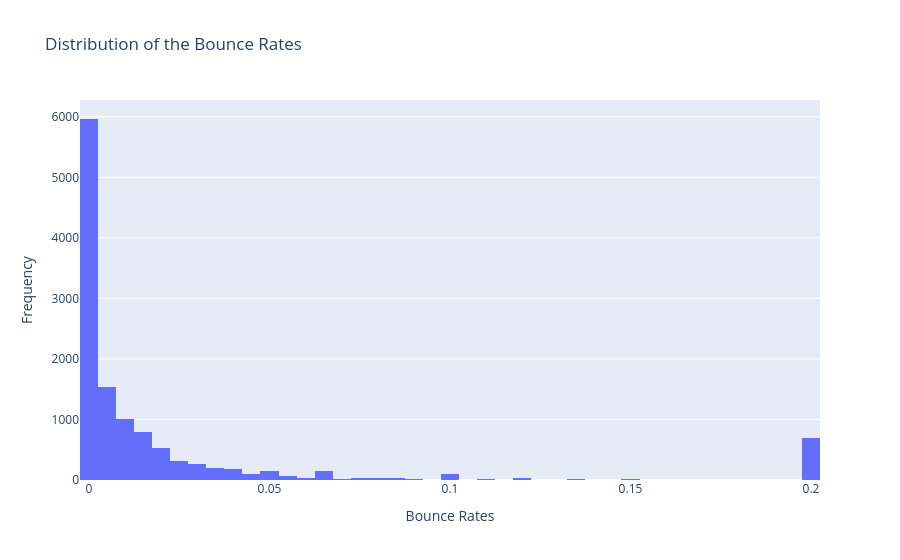

The notebook cell this image was saved under:
### Markdown cell above
### BounceRates

### Code cell
fig = px.histogram(online_shoppers, x="BounceRates", title="Distribution of the Bounce Rates")

fig.update_layout(
    legend_title_text = "BounceRates",
    yaxis_title = "Frequency",
    xaxis_title = "Bounce Rates"
)

fig.show()

### Figure 1 — Plotly figure (JSON) as saved in the notebook; plotly's stock layout.template omitted (floating-point values rounded to 4 significant figures; data arrays with more than 128 entries replaced by an {"elided": "..."} marker saying what was removed)
{"data": [{"bingroup": "x", "hovertemplate": "BounceRates=%{x}<br>count=%{y}<extra></extra>", "legendgroup": "", "marker": {"color": "#636efa", "pattern": {"shape": ""}}, "name": "", "orientation": "v", "showlegend": false, "type": "histogram", "x": {"elided": "12330 float values"}, "xaxis": "x", "yaxis": "y"}], "layout": {"barmode": "relative", "legend": {"title": {"text": "BounceRates"}, "tracegroupgap": 0}, "title": {"text": "Distribution of the Bounce Rates"}, "xaxis": {"anchor": "y", "domain": [0, 1], "title": {"text": "Bounce Rates"}}, "yaxis": {"anchor": "x", "domain": [0, 1], "title": {"text": "Frequency"}}}}
